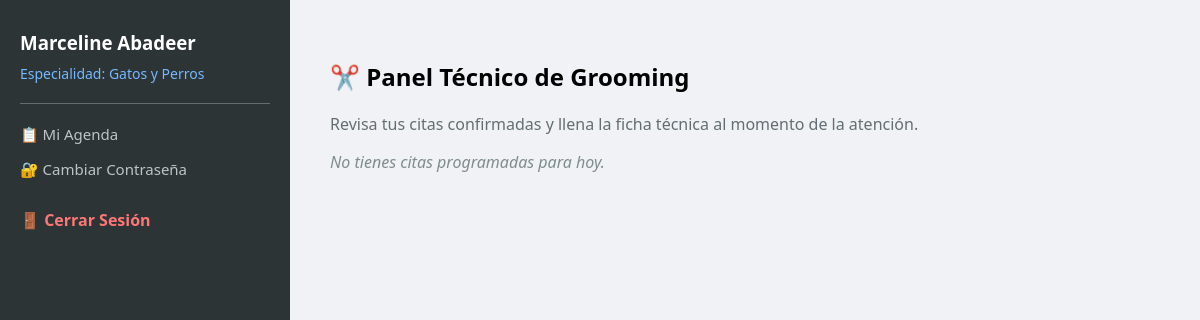
Before: /groomer_dashboard.php (signed in) with the older database file.
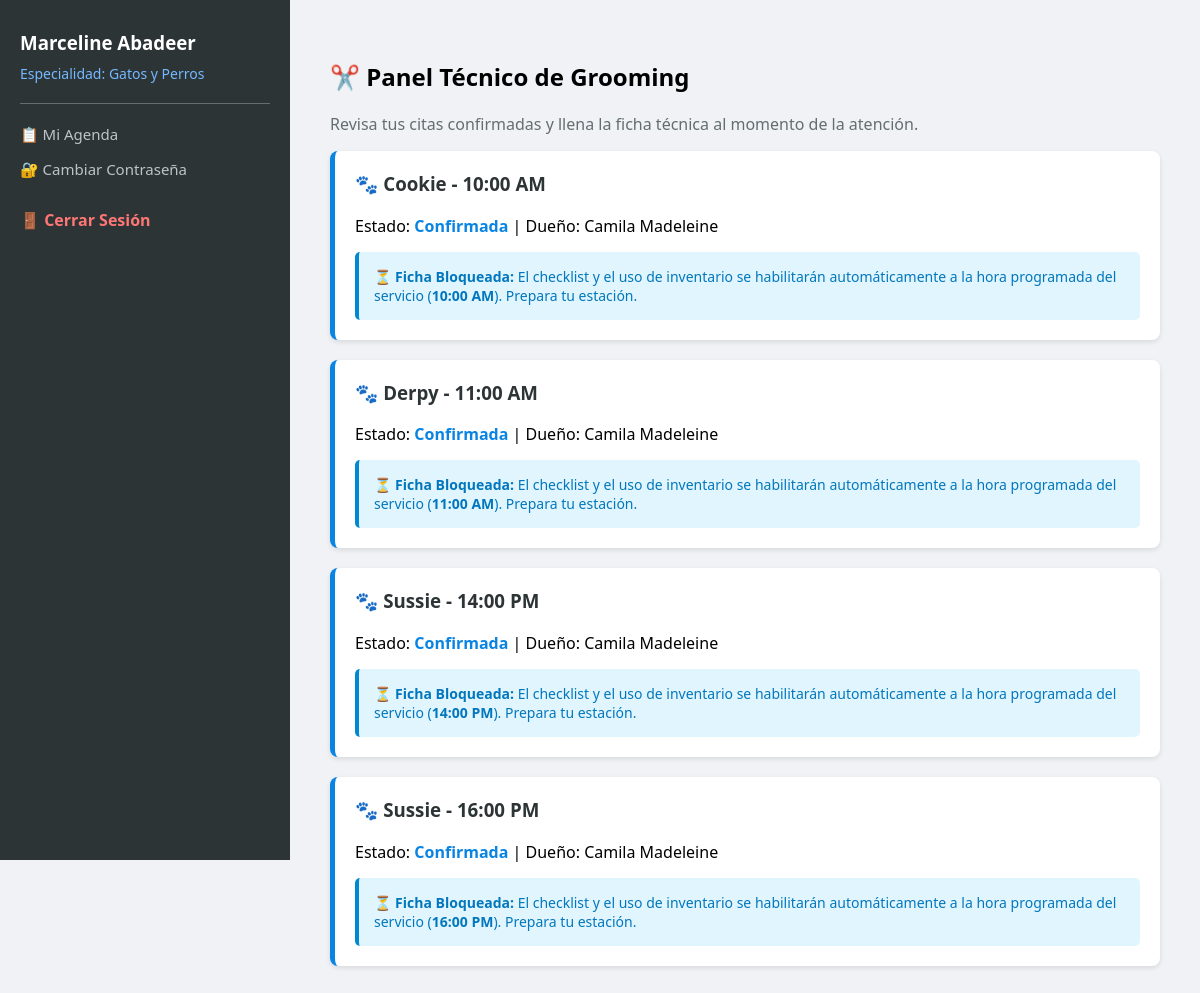
After: the same page with the newer database file.
### tables this page shows
CREATE TABLE `groomers` (
  `id_groomer` varchar(36) NOT NULL DEFAULT uuid(),
  `usuario_id` varchar(36) DEFAULT NULL,
  `especialidad` varchar(100) DEFAULT NULL,
  `rating_promedio` decimal(3,2) DEFAULT 0.00,
  `disponible` tinyint(1) DEFAULT 1
);

CREATE TABLE `usuarios` (
  `id_usuario` varchar(36) NOT NULL DEFAULT uuid(),
  `rol_id` int(11) DEFAULT NULL,
  `nombre_completo` varchar(100) NOT NULL,
  `ci` varchar(20) DEFAULT NULL,
  `email` varchar(100) NOT NULL,
  `telefono` varchar(20) DEFAULT NULL,
  `direccion` text DEFAULT NULL,
  `password_hash` varchar(255) NOT NULL,
  `esta_verificado` tinyint(1) DEFAULT 0,
  `fecha_registro` timestamp NOT NULL DEFAULT current_timestamp(),
  `estado` enum('Activo','Inactivo','Bloqueado') DEFAULT 'Inactivo',
  `google_id` varchar(255) DEFAULT NULL,
  `two_factor_secret` varchar(255) DEFAULT NULL,
  `two_factor_enabled` tinyint(1) DEFAULT 0,
  `intentos_fallidos` int(11) DEFAULT 0,
  `bloqueado_hasta` timestamp NULL DEFAULT NULL,
  `ultimo_acceso` timestamp NULL DEFAULT NULL,
  `cambio_password_pendiente` tinyint(1) DEFAULT 1,
  `turno` varchar(20) DEFAULT 'Mañana',
  `foto_perfil` varchar(255) DEFAULT 'default_user.png'
);

CREATE TABLE `citas` (
  `id_cita` varchar(36) NOT NULL DEFAULT uuid(),
  `cliente_id` varchar(36) DEFAULT NULL,
  `mascota_id` varchar(36) DEFAULT NULL,
  `groomer_id` varchar(36) DEFAULT NULL,
  `servicio_id` varchar(36) DEFAULT NULL,
  `fecha_hora_inicio` datetime NOT NULL,
  `fecha_hora_fin` datetime DEFAULT NULL,
  `estado` enum('Pendiente','Confirmada','En Proceso','Finalizada','Cancelada') DEFAULT 'Pendiente',
  `calificacion_cliente` int(11) DEFAULT NULL CHECK (`calificacion_cliente` between 1 and 5),
  `comentario_cliente` text DEFAULT NULL,
  `precio_total_estimado` decimal(10,2) DEFAULT 0.00,
  `metodo_pago` enum('QR','Efectivo','Transferencia','Pendiente') DEFAULT 'Pendiente',
  `monto` decimal(10,2) DEFAULT 0.00,
  `duracion_minutos` int(11) DEFAULT 60,
  `servicio` varchar(100) DEFAULT 'Grooming Estándar',
  `pago_estado` varchar(20) DEFAULT 'No Pagado'
);

CREATE TABLE `mascotas` (
  `id_mascota` varchar(36) NOT NULL DEFAULT uuid(),
  `propietario_id` varchar(36) DEFAULT NULL,
  `nombre` varchar(50) NOT NULL,
  `especie` varchar(30) DEFAULT NULL,
  `raza` varchar(50) DEFAULT NULL,
  `fecha_nacimiento` date DEFAULT NULL,
  `peso_actual` decimal(5,2) DEFAULT NULL,
  `alergias` text DEFAULT NULL,
  `vacunas_al_dia` tinyint(1) DEFAULT 1,
  `temperamento` enum('Tranquilo','Nervioso','Agresivo','Miedoso') DEFAULT 'Tranquilo',
  `foto_url` varchar(255) DEFAULT 'default_pet.png'
);

### groomer_dashboard.php (the view, shortened to what this page needs)
<?php
require 'db.php';
$stmtG = $pdo->prepare("SELECT u.*, g.id_groomer, g.especialidad FROM usuarios u JOIN groomers g ON u.id_usuario = g.usuario_id WHERE u.id_usuario = ?");
$stmtG->execute([$_SESSION['usuario_id']]);
$groomer = $stmtG->fetch();
$insumos = $pdo->query("SELECT * FROM inventario")->fetchAll();
$sqlAgenda = "SELECT c.*, m.nombre as mascota, m.especie, m.peso_actual, u_cli.telefono as tel_cliente, u_cli.nombre_completo as nombre_cli
              FROM citas c
              JOIN mascotas m ON c.mascota_id = m.id_mascota
              JOIN usuarios u_cli ON m.propietario_id = u_cli.id_usuario
              WHERE c.groomer_id = ? AND c.estado IN ('Confirmada', 'Completada')
              ORDER BY c.fecha_hora_inicio ASC";
$stmtAgenda = $pdo->prepare($sqlAgenda);
$stmtAgenda->execute([$groomer['id_groomer']]);
$agenda = $stmtAgenda->fetchAll();
?>
<!DOCTYPE html>
<html lang="es">
<head>
</head>
<body>
    <div class="sidebar">
        <h3 style="margin-top: 0;"><?php echo htmlspecialchars($groomer['nombre_completo']); ?></h3>
        <p style="color: #74b9ff; font-size: 14px; margin-top: -10px;">Especialidad: <?php echo htmlspecialchars($groomer['especialidad']); ?></p>
        <hr style="border: 0; border-top: 1px solid #636e72; margin: 20px 0;">
        <a href="groomer_dashboard.php" class="nav-link">📋 Mi Agenda</a>
        <a href="cambiar_password.php" class="nav-link">🔐 Cambiar Contraseña</a>
        <a href="logout.php" style="color: #ff7675; text-decoration: none; font-weight: bold; display: block; margin-top: 30px;">🚪 Cerrar Sesión</a>
    </div>
    <div class="main">
        <h2>✂️ Panel Técnico de Grooming</h2>
        <p style="color: #636e72;">Revisa tus citas confirmadas y llena la ficha técnica al momento de la atención.</p>
        <?php if (count($agenda) > 0): ?>
            <?php foreach ($agenda as $a): ?>
                <div class="card" <?php if($a['estado']=='Completada') echo 'style="border-color:#2ecc71; opacity:0.9;"'; ?>>
                    <h3 style="margin-top: 0; color: #2d3436;">🐾 <?php echo htmlspecialchars($a['mascota']); ?> - <?php echo date('H:i A', strtotime($a['fecha_hora_inicio'])); ?></h3>
                    <p style="margin-bottom: 15px;">Estado: <b style="color: <?php echo $a['estado'] == 'Completada' ? '#27ae60' : '#0984e3'; ?>;"><?php echo $a['estado']; ?></b> | Dueño: <?php echo htmlspecialchars($a['nombre_cli']); ?></p>
                    <?php
                        $hora_cita = strtotime($a['fecha_hora_inicio']);
                        $hora_actual = time();
                    ?>
                    <?php if ($hora_cita <= $hora_actual && $a['estado'] == 'Confirmada'): ?>
                        <form method="POST" style="background:#f9f9f9; padding:15px; border:1px solid #ddd; border-radius:5px;">
                            <input type="hidden" name="id_cita" value="<?php echo $a['id_cita']; ?>">
                            <h4 style="margin-top: 0; color: #d35400;">📋 Checklist Obligatorio</h4>
                            <label style="display: block; margin-bottom: 8px;"><input type="checkbox" name="chk_nudos" required> Revisión de piel y nudos</label>
                            <label style="display: block; margin-bottom: 8px;"><input type="checkbox" name="chk_bano" required> Baño profundo realizado</label>
                            <label style="display: block; margin-bottom: 15px;"><input type="checkbox" name="chk_secado" required> Secado y corte finalizado</label>
                            <label style="display:block; margin-top:10px; font-weight:bold; font-size: 14px;">Insumo a descontar de stock:</label>
                            <select name="insumo_id" required style="width:100%; padding:10px; margin-bottom:15px; border-radius: 4px; border: 1px solid #ccc;">
                                <option value="">- Selecciona el insumo utilizado -</option>
                                <?php foreach($insumos as $i): ?>
                                    <option value="<?php echo $i['id_insumo']; ?>"><?php echo htmlspecialchars($i['nombre']); ?> (Stock: <?php echo $i['cantidad']; ?>)</option>
                                <?php endforeach; ?>
                            </select>
                            <button type="submit" name="finalizar_cita" class="btn">✅ Cerrar Ficha y Descontar Stock</button>
                        </form>
                    <?php elseif ($hora_cita > $hora_actual && $a['estado'] == 'Confirmada'): ?>
                        <div style="background: #e1f5fe; padding: 15px; border-radius: 5px; color: #0277bd; border-left: 4px solid #0288d1; font-size: 14px;">
                            ⏳ <b>Ficha Bloqueada:</b> El checklist y el uso de inventario se habilitarán automáticamente a la hora programada del servicio (<b><?php echo date('H:i A', $hora_cita); ?></b>). Prepara tu estación.
                        </div>
                    <?php endif; ?>
                </div>
            <?php endforeach; ?>
        <?php else: ?>
            <p style="color: #7f8c8d; font-style: italic;">No tienes citas programadas para hoy.</p>
        <?php endif; ?>
    </div>
</body>
</html>

### groomer_dashboard.php (style rules this page uses)
body { font-family: 'Segoe UI', sans-serif; background: #f0f2f5; margin: 0; display: flex; }
.sidebar { width: 250px; background: #2d3436; color: white; height: 100vh; padding: 30px 20px; position: fixed; }
.main { margin-left: 290px; padding: 40px; width: 100%; }
.card { background: white; padding: 20px; border-radius: 8px; margin-bottom: 20px; box-shadow: 0 2px 5px rgba(0,0,0,0.1); border-left: 5px solid #0984e3; }
.nav-link { color: #bdc3c7; text-decoration: none; display: block; margin-bottom: 15px; font-size: 15px; }

Changed rows visible on the page:
added citas: mascota.nombre "Cookie", fecha_hora_inicio "10:00 AM", estado "Confirmada", usuarios.nombre_completo "Camila Madeleine"
added citas: mascota.nombre "Derpy", fecha_hora_inicio "11:00 AM", estado "Confirmada", usuarios.nombre_completo "Camila Madeleine"
added citas: mascota.nombre "Sussie", fecha_hora_inicio "14:00 PM", estado "Confirmada", usuarios.nombre_completo "Camila Madeleine"
added citas: mascota.nombre "Sussie", fecha_hora_inicio "16:00 PM", estado "Confirmada", usuarios.nombre_completo "Camila Madeleine"
Other visible differences:
text no longer shown: "No tienes citas programadas para hoy."
